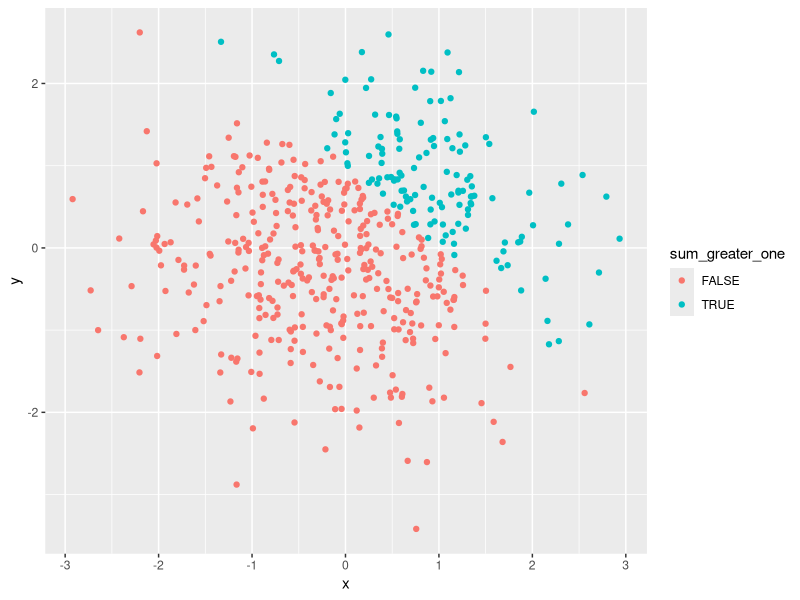
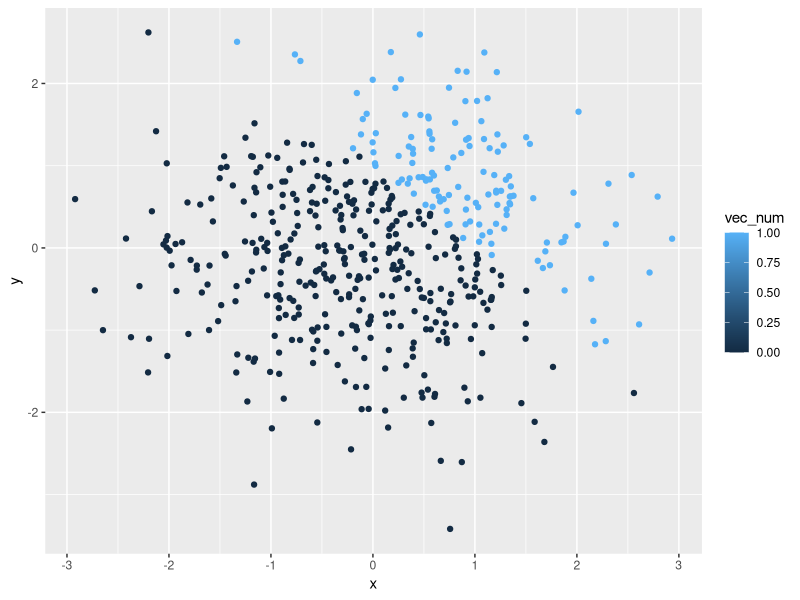
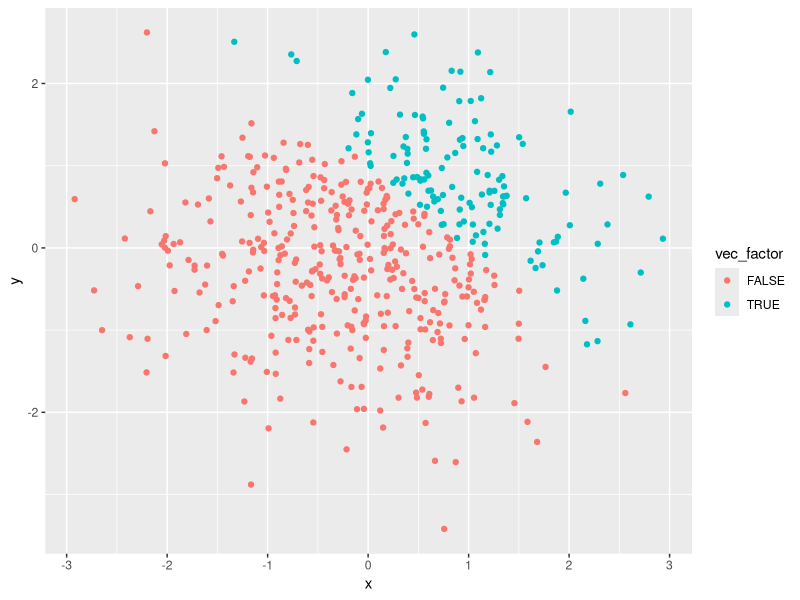

Here is the R script that generated these plots, in order:
## ---- chunk 1
library(tidyverse)
## ---- chunk 2
example_df = tibble(
  norm_samp = rnorm(8),
  norm_samp_pos = norm_samp > 0,
  vec_char = c("This", "is", "an", "assignment", "for", "data", "science", "class"),
  vec_factor = factor(c("small", "medium", "large", "small", "medium", "large", "small", "small"))
)
example_df
## ---- chunk 3
mean(pull(example_df, var=norm_samp))
mean(pull(example_df, var=norm_samp_pos))
mean(pull(example_df, var=vec_char))
mean(pull(example_df, var=vec_factor))
## ---- chunk 4
as.numeric(pull(example_df, var=norm_samp_pos))
as.numeric(pull(example_df, var=vec_char))
as.numeric(pull(example_df, var=vec_factor))
## ---- chunk 5
pull(
  example_df, var=norm_samp) * as.numeric(
  pull(example_df, var=norm_samp_pos)
  )
pull(
  example_df, var=norm_samp) * as.factor(
  pull(example_df, var=norm_samp_pos)
  )
pull(
  example_df, var=norm_samp) * as.numeric(
  as.factor(pull(example_df, var=norm_samp_pos))
  ) 
## ---- chunk 6
example2_df = tibble(
  x = rnorm(500),
  y = rnorm(500),
  sum_greater_one = x + y > 1,
  vec_num = as.numeric(sum_greater_one),
  vec_factor = as.factor(sum_greater_one)
)

example2_df
## ---- chunk 7
ggplot(example2_df, aes(x = x, y = y, color = sum_greater_one)) + geom_point()
ggplot(example2_df, aes(x = x, y = y, color = vec_num)) + geom_point()
ggplot(example2_df, aes(x = x, y = y, color = vec_factor)) + geom_point()

